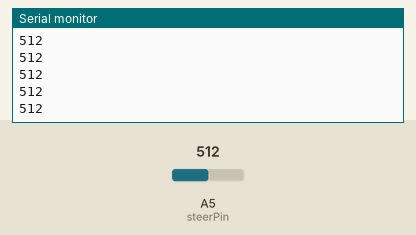
Simulated run of this sketch. Board: Arduino Uno, built with avr-gcc and run on an emulated ATmega328P. On the bench: the last lines printed to the serial monitor. The test bench sets the inputs (shaded band); at power-on: A5 (steerPin) = 512.

Above: at 1.2 s.
1.3 s: A5 (steerPin) set to 716
At 2.1 s:
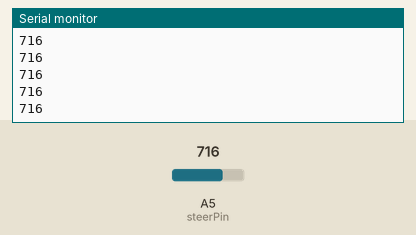
2.8 s: A5 (steerPin) set to 900
At 3.5 s:
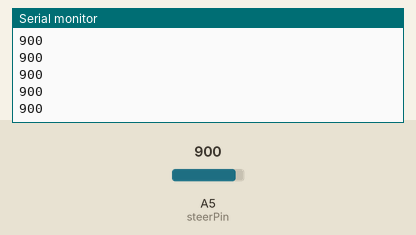
Timing chart, 0 to 5.8 s (numbered marks = the images above; inputs shaded):
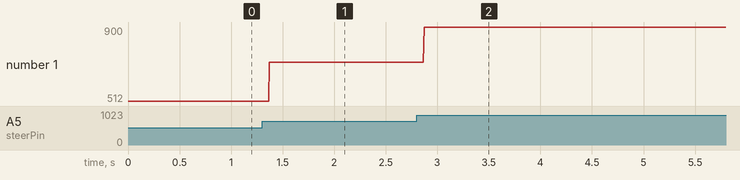

Measured:
- after the input at 1.3 s, the serial monitor: prints a new line after 0.07 s (image 1)
- after the input at 2.8 s, the serial monitor: prints a new line after 0.07 s (image 2)
- plotted number 1: 512 → 716 after the input at 1.3 s, 716 → 900 after the input at 2.8 s

The sketch:

analogReadTest.ino
```cpp
const int steerPin = A5;

void setup() {
  Serial.begin(9600);
  pinMode(steerPin, INPUT);
}

void loop() {
  int val = analogRead(steerPin);
  Serial.println(val);
}
```
